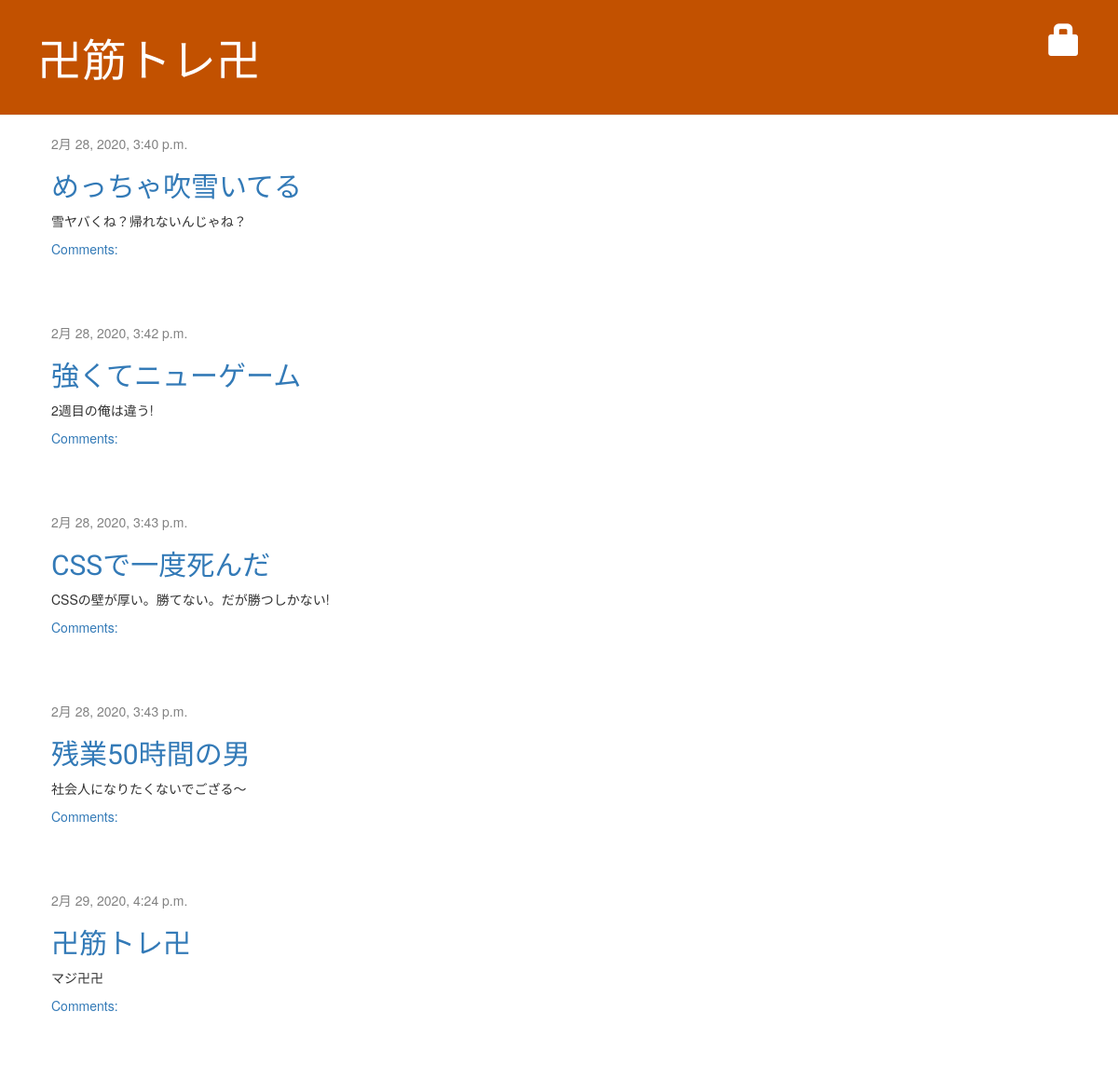
/, run on an earlier commit of the app's database.
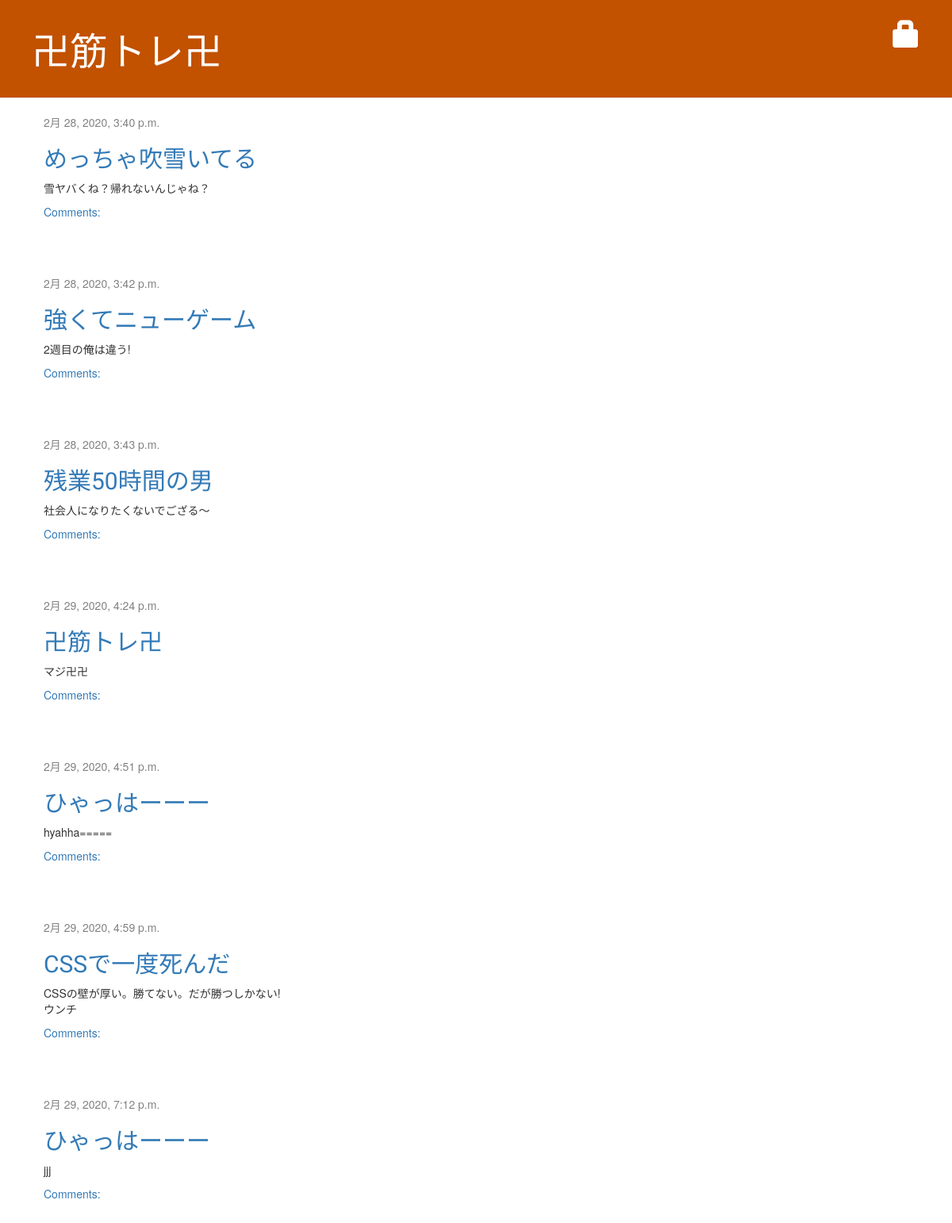
And on a later commit of the database.
### blog/models.py (models this page shows, shortened)
class Post(models.Model):
    author = models.ForeignKey(settings.AUTH_USER_MODEL, on_delete=models.CASCADE)
    title = models.CharField(max_length=200)
    text = models.TextField()
    created_date = models.DateTimeField(default=timezone.now)
    published_date = models.DateTimeField(blank=True, null=True)

### blog/views.py (the view)
# urls.py: path('', views.post_list, name='post_list'),
def post_list(request):
    posts = Post.objects.filter(published_date__lte=timezone.now()).order_by('published_date')
    return render(request, 'blog/post_list.html', {'posts': posts})

### blog/templates/blog/post_list.html
{% extends 'blog/base.html' %}
{% block content %}
    {% for post in posts %}
        <div class="post">
            <div class="date">
                {{ post.published_date }}
            </div>
            <h2><a href="{% url 'post_detail' pk=post.pk %}">{{ post.title }}</a></h2>
            <p>{{ post.text|linebreaksbr }}</p>
            <a href="{% url 'post_detail' pk=post.pk %}">Comments: {{ post.approved_comments.count }}</a>
        </div>
    {% endfor %}
{% endblock %}

### blog/templates/blog/base.html (shortened to what this page needs)
{% load static %}
<!DOCTYPE html>
    <head>
        <link rel="stylesheet" href="//maxcdn.bootstrapcdn.com/bootstrap/3.2.0/css/bootstrap.min.css">
        <link rel="stylesheet" href="//maxcdn.bootstrapcdn.com/bootstrap/3.2.0/css/bootstrap-theme.min.css">
        <link rel="stylesheet" href="{% static 'css/blog.css' %}">
    </head>
    <body>
    <div class="page-header">
    {% if user.is_authenticated %}
        <a href="{% url 'post_new' %}" class="top-menu"><span class="glyphicon glyphicon-plus"></span></a>
        <a href="{% url 'post_draft_list' %}" class="top-menu"><span class="glyphicon glyphicon-edit"></span></a>
        <p class="top-menu">|ω・｀)ﾉ ﾔｧ {{ user.username }} <small>(<a href="{% url 'logout' %}">Log out</a>)</small></p>
    {% else %}
        <a href="{% url 'login' %}" class="top-menu"><span class="glyphicon glyphicon-lock"></span></a>
    {% endif %}
        <h1><a href="/">卍筋トレ卍</a></h1>
    </div>
    <div class="content container">
        <div class="row">
            <div class="col-md-8">
            {% block content %}
            {% endblock %}
            </div>
        </div>
    </div>
</body>
</html>

### blog/static/css/blog.css (style rules this page uses)
.page-header { background-color: #C25100; margin-top: 0; padding: 20px 20px 20px 40px; }
.page-header h1, .page-header h1 a, .page-header h1 a:visited, .page-header h1 a:active { color: #ffffff; font-size: 36pt; text-decoration: none; }
.content { margin-left: 40px; }
h1, h2, h3, h4 { font-family: 'Lobster', cursive; }
.date { color: #828282; }
.top-menu, .top-menu:hover, .top-menu:visited { color: #ffffff; float: right; font-size: 26pt; margin-right: 20px; }
.post { margin-bottom: 70px; }
.post h2, .post h2:visited { color: #000000; }

What changed in the data, as far as the page shows it:
added Post: published_date "2月 29, 2020, 4:51 p.m.", title "ひゃっはーーー", text "hyahha====="
changed Post "CSSで一度死んだ": published_date "2月 28, 2020, 3:43 p.m." → "2月 29, 2020, 4:59 p.m."; text "CSSの壁が厚い。勝てない。だが勝つしかない!" → "CSSの壁が厚い。勝てない。だが勝つしかない! ウンチ"; moves down the list
added Post: published_date "2月 29, 2020, 7:12 p.m.", title "ひゃっはーーー", text "jjj"
